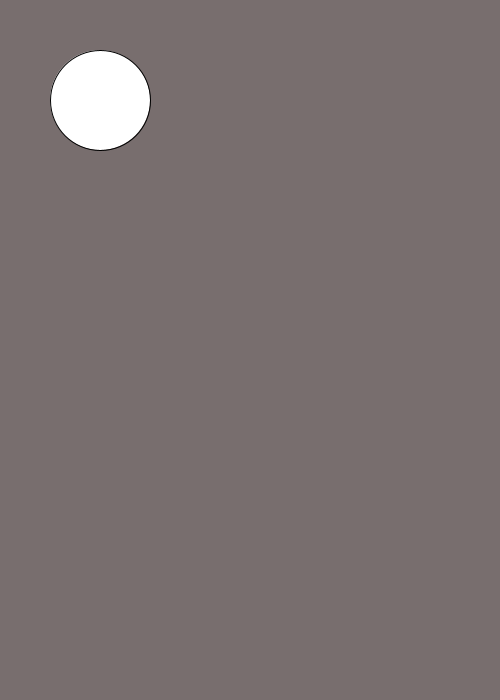
Frame 1 (no input)
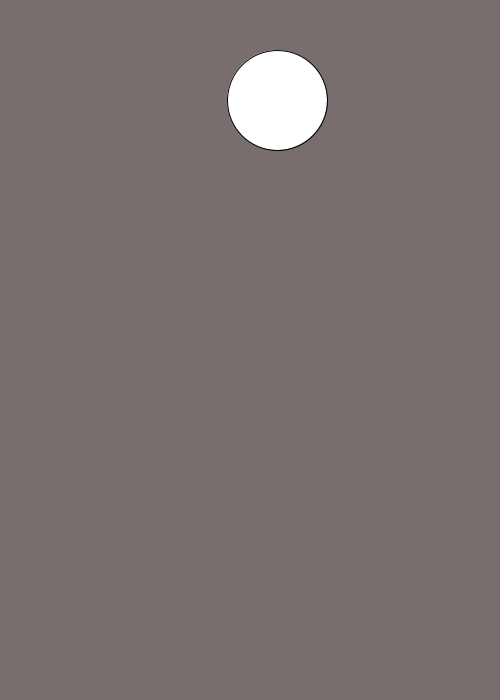
Frame 60 (the mouse pressed at the canvas centre just before this capture)
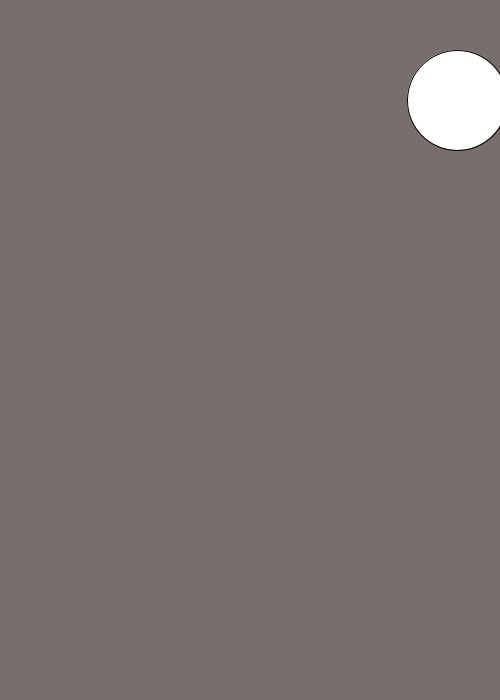
Frame 120 (the mouse held since frame 60 and released just before this capture)

The Processing sketch that drew these frames (run headless with seeded random() and noise(); from frame 60 on, the mouse is pressed at the canvas centre):

// Processing sketch: Project1_Step1
// ── Project1_Step1.pde
float posX = 100.0;
float posY = 100.0;
float speedX =3;
//boolean dirX = true; //true means left

//runs before the main loop
//in preparation
void setup(){
  size(500,700);
}


//this is the main loop
void draw(){
  background(120, 110, 110);
  circle(posX, posY, 100);
  
  if (posX >= width || posX <= 0 ){
    //dirX = !dirX;
    speedX = speedX *-1;
  }
  
  posX = posX + speedX;
}
